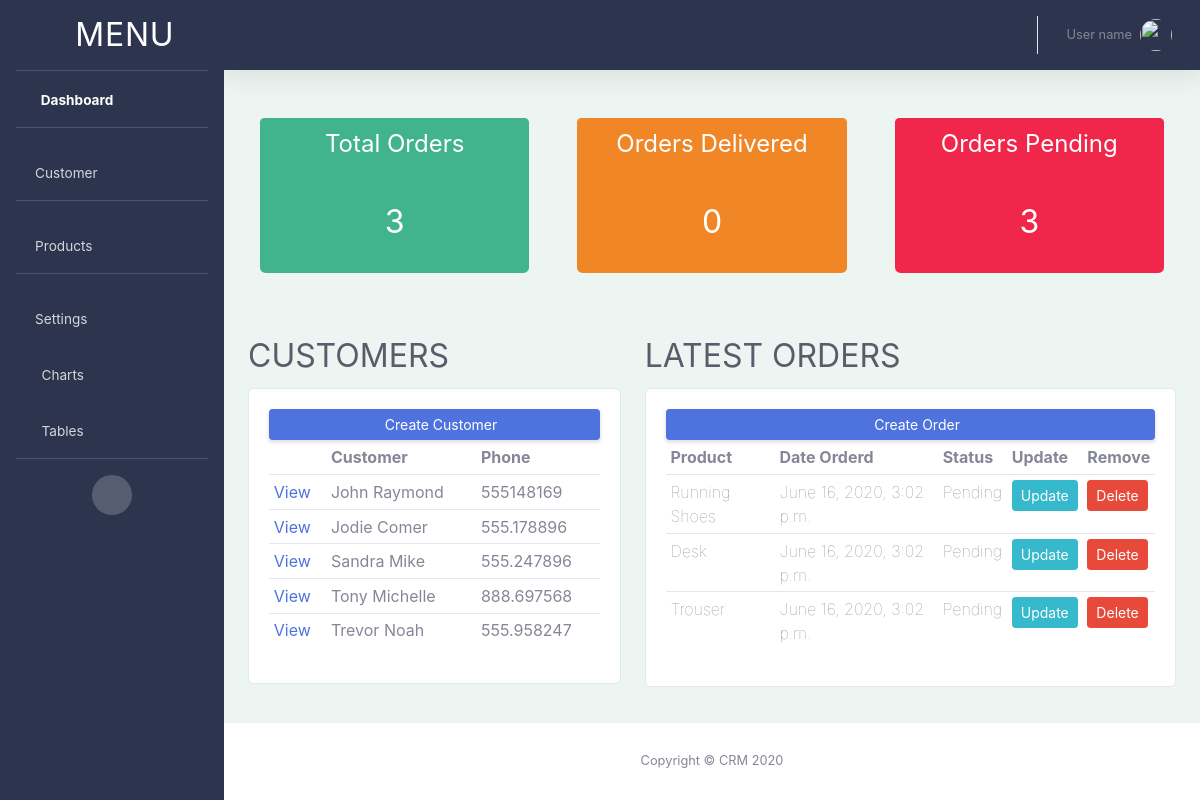
The app's page /, older data.
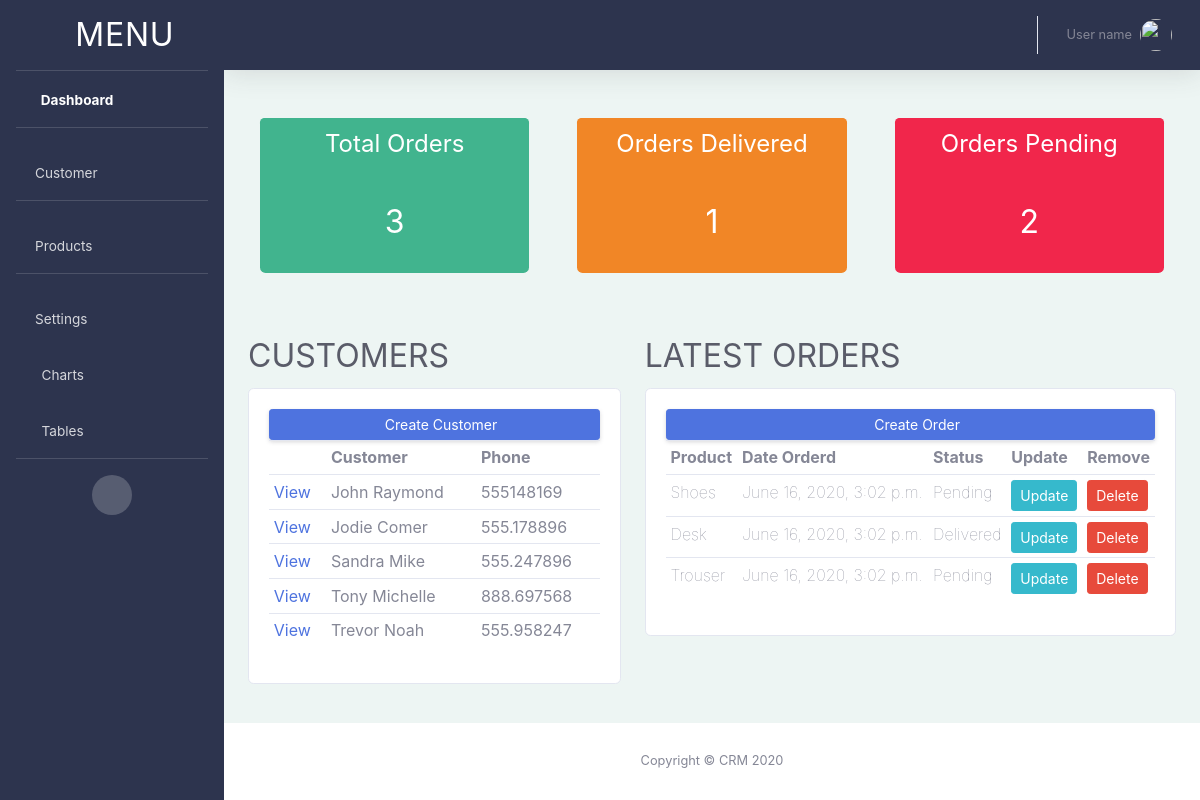
The same page, newer data.
### accounts/models.py (models this page shows)
class Order(models.Model):
    STATUS = (
        ('Pending', 'Pending'),
        ('Out of delivery', 'Out of delivery'),
        ('Delivered', 'Delivered')
    )
    customer  = models.ForeignKey(Customer, null=True, on_delete=models.SET_NULL)
    product = models.ForeignKey(Product, null=True, on_delete=models.SET_NULL)
    date_created = models.DateTimeField(auto_now_add=True, null=True)
    status = models.CharField(max_length=200, null=True, choices=STATUS)

class Product(models.Model):
    CATEGORY = (
        ('Indoor', 'Indoor'),
        ('Outdoor', 'Outdoor'),
    )
    name = models.CharField(max_length=200, null=True)
    price = models.FloatField(null=True)
    category = models.CharField(max_length=200, null=True, choices=CATEGORY)
    description = models.CharField(max_length=200, null=True, blank=True)
    date_created = models.DateTimeField(auto_now_add=True, null=True)
    tags = models.ManyToManyField(Tag)
    def __str__(self):
        return self.name

### accounts/views.py (the view)
# urls.py: path('', views.home, name='home'),
def home(request):
    orders = Order.objects.all()
    customers = Customer.objects.all()
    total_customers = customers.count()
    total_orders = orders.count()
    delivered = orders.filter(status='Delivered').count()
    pending = orders.filter(status='Pending').count()
    context = {
        'orders':orders,
        'customers':customers,
        'total_orders': total_orders,
        'delivered': delivered,
        'pending' : pending
        }
    return render(request, 'accounts/dashboard.html', context)

### accounts/templates/accounts/dashboard.html
{% extends 'accounts/main.html'  %}
{% load static %}
{% block content  %}
<br>
{% include 'accounts/status.html'  %}
 <br>
 <br>
<div class="container-fluid">
	<div class="row justify-content-md-center">
		<div class="col-md-5">
			<h2 class="card-title text-gray-800">CUSTOMERS</h2>
			<div class="card card-body">
				<a href="#" class="d-none d-sm-inline-block btn btn-sm btn-primary shadow-sm"><i class="fas fa-plus fa-sm text-white-50"></i> Create Customer</a>
				<table class="table table-sm">
					<tr>
						<th></th>
						<th>Customer</th>
						<th>Phone</th>
					</tr>
					{% for cusomter in customers %}
					<tr>
					    <td><a href="{% url 'customer' customer.id %}">View</a></td>
						<td>{{ cusomter.name}}</td>
						<td>{{ cusomter.phone}}</td>
					</tr>
					{% endfor %}
				</table>
			</div>
		</div>
		<div class="col-md-7">
			<h2 class="card-title text-gray-800">LATEST ORDERS</h2>
			<div class="card card-body">
				<a href="#" class="d-none d-sm-inline-block btn btn-sm btn-primary shadow-sm"><i class="fas fa-plus fa-sm text-white-50"></i> Create Order</a>
				<table class="table table-sm">
					<tr>
						<th>Product</th>
						<th>Date Orderd</th>
						<th>Status</th>
						<th>Update</th>
						<th>Remove</th>
					</tr>
					{% for order in orders %}
					<tr>
						<th style="font-weight: 100;">{{ order.product}}</th>
						<th style="font-weight: 100;">{{ order.date_created}}</th>
						<th style="font-weight: 100;">{{ order.status}}</th>
						<td><a href="" class="btn btn-sm btn-info">Update</a></td>
						<td><a href="" class="btn btn-sm btn-danger">Delete</a></td>
					</tr>
					{% endfor %}
				</table>
			</div>
			<br>
		</div>
	</div>
	</div>
{%  endblock %}

Row changes from the older to the newer data that the page shows:
changed through a linked row, Order: product "Running Shoes" → "Shoes"
changed Order "Desk": status "Pending" → "Delivered"
Text that changed along with them:
{{ delivered }}: "0" → "1"
{{ pending }}: "3" → "2"
